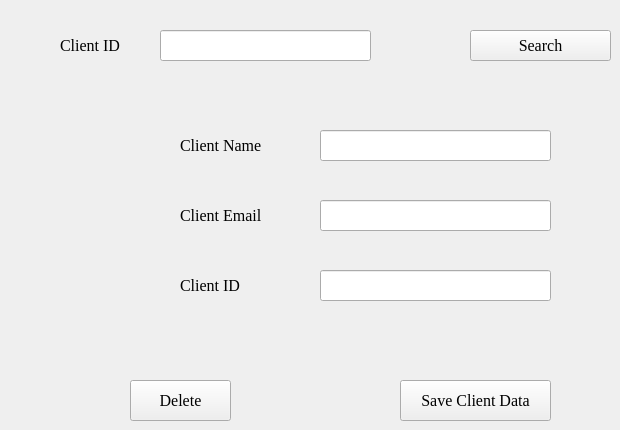
      <widget class="QWidget" name="tab_14">
       <attribute name="title">
        <string>Edit Or Delete A Client</string>
       </attribute>
       <widget class="QPushButton" name="pushButton_10">
        <property name="geometry">
         <rect>
          <x>400</x>
          <y>380</y>
          <width>151</width>
          <height>41</height>
         </rect>
        </property>
        <property name="font">
         <font>
          <family>Times New Roman</family>
          <pointsize>12</pointsize>
         </font>
        </property>
        <property name="text">
         <string>Save Client Data</string>
        </property>
       </widget>
       <widget class="QLabel" name="label_36">
        <property name="geometry">
         <rect>
          <x>60</x>
          <y>30</y>
          <width>101</width>
          <height>31</height>
         </rect>
        </property>
        <property name="font">
         <font>
          <family>Times New Roman</family>
          <pointsize>12</pointsize>
         </font>
        </property>
        <property name="text">
         <string>Client ID</string>
        </property>
       </widget>
       <widget class="QLineEdit" name="lineEdit_24">
        <property name="geometry">
         <rect>
          <x>160</x>
          <y>30</y>
          <width>211</width>
          <height>31</height>
         </rect>
        </property>
        <property name="font">
         <font>
          <family>Times New Roman</family>
          <pointsize>12</pointsize>
         </font>
        </property>
       </widget>
       <widget class="QPushButton" name="pushButton_16">
        <property name="geometry">
         <rect>
          <x>470</x>
          <y>30</y>
          <width>141</width>
          <height>31</height>
         </rect>
        </property>
        <property name="font">
         <font>
          <family>Times New Roman</family>
          <pointsize>12</pointsize>
         </font>
        </property>
        <property name="text">
         <string>Search</string>
        </property>
       </widget>
       <widget class="QPushButton" name="pushButton_23">
        <property name="geometry">
         <rect>
          <x>130</x>
          <y>380</y>
          <width>101</width>
          <height>41</height>
         </rect>
        </property>
        <property name="font">
         <font>
          <family>Times New Roman</family>
          <pointsize>12</pointsize>
         </font>
        </property>
        <property name="text">
         <string>Delete</string>
        </property>
       </widget>
       <widget class="QLineEdit" name="lineEdit_11">
        <property name="geometry">
         <rect>
          <x>320</x>
          <y>270</y>
          <width>231</width>
          <height>31</height>
         </rect>
        </property>
        <property name="font">
         <font>
          <family>Times New Roman</family>
          <pointsize>12</pointsize>
         </font>
        </property>
       </widget>
       <widget class="QLineEdit" name="lineEdit_12">
        <property name="geometry">
         <rect>
          <x>320</x>
          <y>200</y>
          <width>231</width>
          <height>31</height>
         </rect>
        </property>
        <property name="font">
         <font>
          <family>Times New Roman</family>
          <pointsize>12</pointsize>
         </font>
        </property>
       </widget>
       <widget class="QLineEdit" name="lineEdit_13">
        <property name="geometry">
         <rect>
          <x>320</x>
          <y>130</y>
          <width>231</width>
          <height>31</height>
         </rect>
        </property>
        <property name="font">
         <font>
          <family>Times New Roman</family>
          <pointsize>12</pointsize>
         </font>
        </property>
       </widget>
       <widget class="QLabel" name="label_18">
        <property name="geometry">
         <rect>
          <x>180</x>
          <y>270</y>
          <width>141</width>
          <height>31</height>
         </rect>
        </property>
        <property name="font">
         <font>
          <family>Times New Roman</family>
          <pointsize>12</pointsize>
         </font>
        </property>
        <property name="text">
         <string>Client ID</string>
        </property>
       </widget>
       <widget class="QLabel" name="label_19">
        <property name="geometry">
         <rect>
          <x>180</x>
          <y>130</y>
          <width>141</width>
          <height>31</height>
         </rect>
        </property>
        <property name="font">
         <font>
          <family>Times New Roman</family>
          <pointsize>12</pointsize>
         </font>
        </property>
        <property name="text">
         <string>Client Name</string>
        </property>
       </widget>
       <widget class="QLabel" name="label_20">
        <property name="geometry">
         <rect>
          <x>180</x>
          <y>200</y>
          <width>141</width>
          <height>31</height>
         </rect>
        </property>
        <property name="font">
         <font>
          <family>Times New Roman</family>
          <pointsize>12</pointsize>
         </font>
        </property>
        <property name="text">
         <string>Client Email</string>
        </property>
       </widget>
      </widget>
